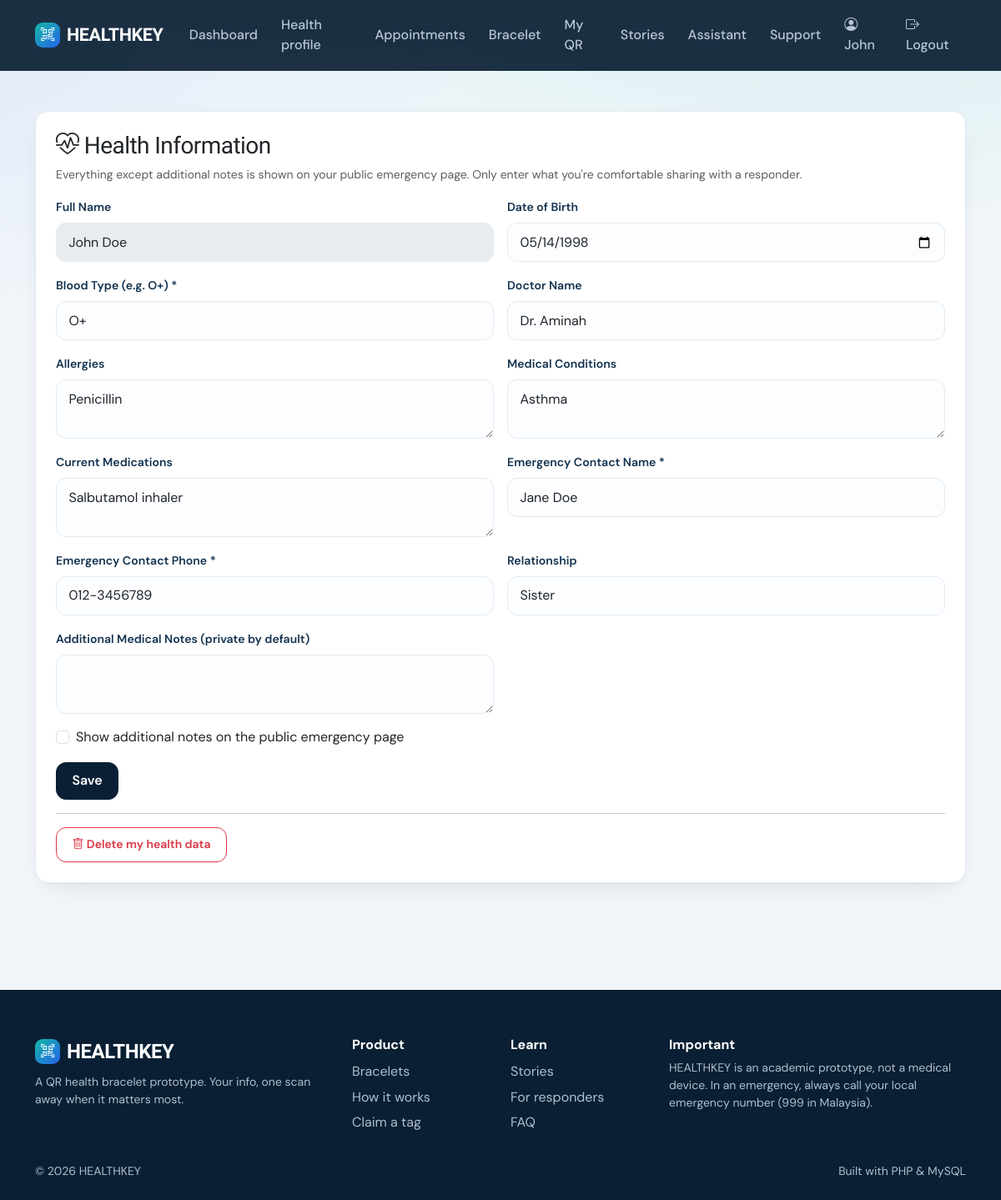
The page /health-profile.php (signed in) on the database its author committed.
### tables this page shows
CREATE TABLE users(id INT AUTO_INCREMENT PRIMARY KEY,name VARCHAR(100) NOT NULL,email VARCHAR(150) NOT NULL UNIQUE,password VARCHAR(255) NOT NULL,phone VARCHAR(30),role ENUM('user','admin','superadmin') NOT NULL DEFAULT 'user',is_active TINYINT DEFAULT 1,created_at TIMESTAMP DEFAULT CURRENT_TIMESTAMP,updated_at TIMESTAMP DEFAULT CURRENT_TIMESTAMP ON UPDATE CURRENT_TIMESTAMP);

CREATE TABLE patient_profiles(id INT AUTO_INCREMENT PRIMARY KEY,user_id INT NOT NULL UNIQUE,date_of_birth DATE,blood_type VARCHAR(5),allergies TEXT,medical_conditions TEXT,medications TEXT,emergency_contact_name VARCHAR(100),emergency_contact_phone VARCHAR(30),emergency_contact_relationship VARCHAR(50),doctor_name VARCHAR(100),additional_notes TEXT,share_notes TINYINT DEFAULT 0,created_at TIMESTAMP DEFAULT CURRENT_TIMESTAMP,updated_at TIMESTAMP DEFAULT CURRENT_TIMESTAMP ON UPDATE CURRENT_TIMESTAMP,FOREIGN KEY(user_id) REFERENCES users(id) ON DELETE CASCADE);

### includes/database.php (called while the page is built)
<?php
function db(){static $p;if(!$p){$p=new PDO('mysql:host='.DB_HOST.';dbname='.DB_NAME.';charset=utf8mb4',DB_USER,DB_PASS,[PDO::ATTR_ERRMODE=>PDO::ERRMODE_EXCEPTION,PDO::ATTR_DEFAULT_FETCH_MODE=>PDO::FETCH_ASSOC]);}return $p;}
function q($sql,$a=[]){$s=db()->prepare($sql);$s->execute($a);return $s;}

### includes/auth.php (called while the page is built, shortened)
<?php
function user(){static $u=false;if($u===false){$u=!empty($_SESSION['uid'])?q('SELECT * FROM users WHERE id=? AND is_active=1',[$_SESSION['uid']])->fetch():null;}return $u?:null;}

### includes/functions.php (called while the page is built, shortened)
<?php
function e($v){return htmlspecialchars((string)$v,ENT_QUOTES,'UTF-8');}
function profile_of($uid){return q('SELECT * FROM patient_profiles WHERE user_id=?',[$uid])->fetch();}

### health-profile.php (the view, shortened to what this page needs)
<?php $title='Health Profile'; require 'includes/header.php'; require_login();
$f=['date_of_birth','blood_type','allergies','medical_conditions','medications','emergency_contact_name','emergency_contact_phone','emergency_contact_relationship','doctor_name','additional_notes'];
$p=profile_of($u['id'])?:array_fill_keys($f,'')+['share_notes'=>0];
function fld($l,$k,$p,$t='text',$req=false){echo "<div class='col-md-6'><label class='form-label'>$l".($req?' *':'')."</label>";
 if($t==='area')echo "<textarea name='$k' class='form-control' rows='2'>".e($p[$k])."</textarea>";else echo "<input type='$t' name='$k' class='form-control' value='".e($p[$k])."'>";echo "</div>";}?>
<div class="card p-4"><h3><i class="bi bi-heart-pulse"></i> Health Information</h3>
<p class="text-muted small">Everything except additional notes is shown on your public emergency page. Only enter what you're comfortable sharing with a responder.</p>
<form method="post"><?=csrf()?><div class="row g-3">
<div class="col-md-6"><label class="form-label">Full Name</label><input class="form-control" value="<?=e($u['name'])?>" disabled></div>
<?php fld('Date of Birth','date_of_birth',$p,'date');fld('Blood Type (e.g. O+)','blood_type',$p,'text',true);fld('Doctor Name','doctor_name',$p);
fld('Allergies','allergies',$p,'area');fld('Medical Conditions','medical_conditions',$p,'area');fld('Current Medications','medications',$p,'area');
fld('Additional Medical Notes (private by default)','additional_notes',$p,'area');?>
<div class="col-12"><div class="form-check"><input class="form-check-input" type="checkbox" name="share_notes" id="sn" <?=$p['share_notes']?'checked':''?>><label class="form-check-label" for="sn">Show additional notes on the public emergency page</label></div></div>
<div class="col-12"><button class="btn btn-primary">Save</button></div></div></form>
<?php if(profile_of($u['id'])):?><hr><form method="post" onsubmit="return confirm('Delete ALL your health information? Your QR will stop showing data.')"><?=csrf()?><input type="hidden" name="act" value="delete"><button class="btn btn-outline-danger btn-sm"><i class="bi bi-trash"></i> Delete my health data</button></form><?php endif;?></div>
<?php require 'includes/footer.php';

### includes/header.php (shortened to what this page needs)
<?php require_once __DIR__.'/bootstrap.php'; $u=user(); $title=$title??'HEALTHKEY'; ?>
<!doctype html><html lang="en"><head><meta charset="utf-8"><meta name="viewport" content="width=device-width,initial-scale=1">
<link href="https://cdn.jsdelivr.net/npm/bootstrap@5.3.3/dist/css/bootstrap.min.css" rel="stylesheet">
<link href="https://cdn.jsdelivr.net/npm/bootstrap-icons@1.11.3/font/bootstrap-icons.css" rel="stylesheet">
<link href="<?=BASE_URL?>/assets/css/style.css" rel="stylesheet"></head><body>
<nav class="navbar navbar-expand-lg navbar-dark hk-nav"><div class="container">
<a class="navbar-brand text-white" href="<?=BASE_URL?>/"><span class="brand-dot"><i class="bi bi-qr-code-scan"></i></span>HEALTHKEY</a>
<div class="collapse navbar-collapse" id="n"><ul class="navbar-nav ms-auto align-items-lg-center">
<?php if($u&&in_array($u['role'],['admin','superadmin'])):?><li class="nav-item"><a class="nav-link" href="<?=BASE_URL?>/admin/"><?=$u['role']==='superadmin'?'Owner panel':'Admin panel'?> <span class="hk-badge" data-b="all" style="display:none">0</span></a></li>
<?php elseif($u):?>
<li class="nav-item"><a class="nav-link" href="<?=BASE_URL?>/dashboard.php">Dashboard</a></li>
<li class="nav-item"><a class="nav-link" href="<?=BASE_URL?>/health-profile.php">Health profile</a></li>
<li class="nav-item"><a class="nav-link" href="<?=BASE_URL?>/appointments.php">Appointments</a></li><li class="nav-item"><a class="nav-link" href="<?=BASE_URL?>/product.php">Bracelet</a></li>
<li class="nav-item"><a class="nav-link" href="<?=BASE_URL?>/my-qr.php">My QR</a></li>
<li class="nav-item"><a class="nav-link" href="<?=BASE_URL?>/stories.php">Stories</a></li><li class="nav-item"><a class="nav-link" href="<?=BASE_URL?>/chatbot.php">Assistant</a></li><li class="nav-item"><a class="nav-link" href="<?=BASE_URL?>/support.php">Support <span class="hk-badge" style="display:none">0</span></a></li>
<?php endif; if($u):?><?php if($u['role']==='user'):?><li class="nav-item"><a class="nav-link" href="<?=BASE_URL?>/profile.php"><i class="bi bi-person-circle"></i> <?=e(explode(' ',$u['name'])[0])?></a></li><?php endif;?><li class="nav-item"><a class="nav-link" href="<?=BASE_URL?>/logout.php"><i class="bi bi-box-arrow-right"></i> Logout</a></li>
<?php endif;?>
</ul></div></div></nav><main class="container py-4 py-lg-5" id="top"><?=flash()?>

### assets/css/style.css (style rules this page uses)
:root { --ink:#0A1F33;--ink2:#12324F;--teal:#14B8A6;--teal-d:#0D9488;--blue:#2563EB;--alert:#F0484B;--paper:#F2F6FA;--line:#E3EAF1;--mute:#64748B;--r:16px }
* { -webkit-font-smoothing:antialiased }
body { font-family:'DM Sans',system-ui,sans-serif;background:var(--paper);color:var(--ink);background-image:radial-gradient(900px 400px at 85% -100px,rgba(20,184,166,.13),transparent),radial-gradient(700px 400px at -10% 0,rgba(37,99,235,.09),transparent);background-repeat:no-repeat }
h1,h2,h3,h4,h5,.navbar-brand,.stat { font-family:'Bricolage Grotesque','DM Sans',sans-serif;letter-spacing:-.02em }
a { color:var(--blue) }
.hk-nav { background:rgba(10,31,51,.92)!important;backdrop-filter:blur(10px);position:sticky;top:0;z-index:50;padding:.7rem 0 }
.navbar-brand { font-weight:800;font-size:1.35rem;display:flex;align-items:center;gap:.5rem }
.brand-dot { width:30px;height:30px;border-radius:9px;background:linear-gradient(135deg,var(--teal),var(--blue));display:grid;place-items:center;font-size:1rem }
.hk-nav .nav-link { color:#b8c7d6!important;font-weight:500;border-radius:10px;padding:.45rem .8rem!important;margin-left:.15rem }
.card { background:#fff;border:1px solid var(--line);border-radius:var(--r);box-shadow:0 1px 2px rgba(10,31,51,.04),0 12px 32px -18px rgba(10,31,51,.18) }
.btn { border-radius:12px;font-weight:600;padding:.6rem 1.15rem;transition:transform .15s,box-shadow .15s,background .15s }
.btn-primary { background:var(--ink);border-color:var(--ink) }
.form-control,.form-select { border:1.5px solid var(--line);border-radius:12px;padding:.65rem .9rem;background:#fbfdff }
.form-label { font-weight:600;font-size:.88rem;color:var(--ink2) }

### rows shown on the page
users: name "John", name "John Doe"
patient_profiles: date_of_birth "05/14/1998", blood_type "O+", doctor_name "Dr. Aminah", allergies "Penicillin", medical_conditions "Asthma", medications "Salbutamol inhaler", emergency_contact_name "Jane Doe", emergency_contact_phone "012-3456789", emergency_contact_relationship "Sister"
